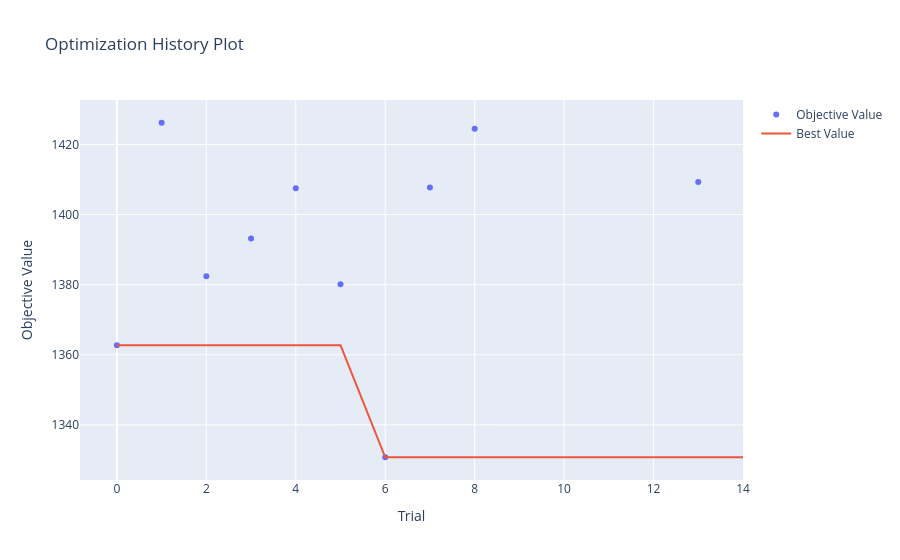

Notebook cell for this chart:
### Code cell
optuna.visualization.plot_optimization_history(study).show()

### Figure 1 — Plotly figure (JSON) as saved in the notebook; plotly's stock layout.template omitted (floating-point values rounded to 4 significant figures)
{"data": [{"mode": "markers", "name": "Objective Value", "type": "scatter", "x": [0, 1, 2, 3, 4, 5, 6, 7, 8, 13], "y": [1363.0, 1426.0, 1382.0, 1393.0, 1408.0, 1380.0, 1331.0, 1408.0, 1424.0, 1409.0]}, {"mode": "lines", "name": "Best Value", "type": "scatter", "x": [0, 1, 2, 3, 4, 5, 6, 7, 8, 9, 10, 11, 12, 13, 14], "y": [1363.0, 1363.0, 1363.0, 1363.0, 1363.0, 1363.0, 1331.0, 1331.0, 1331.0, 1331.0, 1331.0, 1331.0, 1331.0, 1331.0, 1331.0]}, {"marker": {"color": "#cccccc"}, "mode": "markers", "name": "Infeasible Trial", "showlegend": false, "type": "scatter", "x": [], "y": []}], "layout": {"title": {"text": "Optimization History Plot"}, "xaxis": {"title": {"text": "Trial"}}, "yaxis": {"title": {"text": "Objective Value"}}}}
